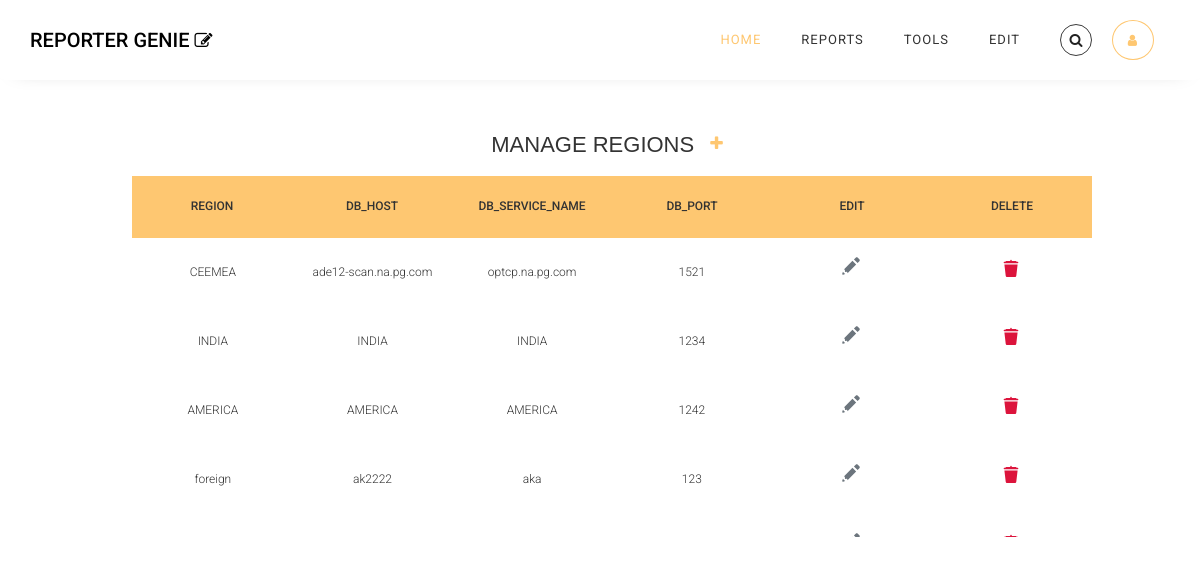
Screenshot of /manage_regions/ (signed in) with the database file from the repository.
### query_app/models.py (models this page shows)
class Regions(models.Model):
    class Meta:
        verbose_name_plural = 'Regions'
    Region = models.CharField(max_length=10, primary_key=True)
    DB_Host = models.CharField(max_length=100)
    DB_Service_Name = models.CharField(max_length=50)
    DB_Port = models.IntegerField()
    def __str__(self):
        return self.Region

### query_app/views.py (the view, shortened to what this page needs)
# urls.py: path('manage_regions/', views.list_regions, name = 'manage_regions'),
@login_required(login_url='query_app:login-page')
def list_regions(request, region =''):
    list = Regions.objects.all()
    list_R = Reports.objects.all()
    if request.method == "GET":
        print("get id", region)
        if region=='':
            form=RegionsForm()
        else:
            r = Regions.objects.get(pk=region)
            form = RegionsForm(instance=r)
        if 'q' in request.GET:
            print('q value and region ', [request.GET['q'], region])
            q = request.GET['q']
            print('q after ', q)
            list = Regions.objects.filter(Region__icontains = q).values()
            print('after report data for search ', len(list))
        else:
            print("not searching")
        context = {
        "form" : form,
        "list_R" : list_R,
        "list" : list,
        }
        return render(request, 'query_app/Manage_Region copy.html', context)

### query_app/models.py (called while the page is built)
    def __str__(self):
        return self.email

### query_app/templates/query_app/Manage_Region copy.html (shortened to what this page needs)
{% extends 'base_html.html' %}
{% load static %}
{% block search %}
<div class="search-container">
    <div class="search-wrapper">
        <div class="search-row">
            <div class="search-icon">
                <i class="fa fa-search"></i>
            </div>
        </div>
    </div>
</div>
{% endblock%}
{% block content %}
<div class="body-heading-section">
  <h1 class = 'heading'>
    Manage Regions
  </h1>
  <div class="nav-item d-md-flex align-items-center">
    <a id="formButton" onclick="openForm(event)" href="#" class=" nav-link d-flex align-items-center justify-content-center icon-cart nav-link " id="dropdown04" data-toggle="dropdown" aria-expanded="false">
      <i class="fa fa-plus"></i>
    </a>
  </div>
</div>
<section class="manage-region-table-section">
  <div class="tbl-header">
    <table cellpadding="0" cellspacing="0" border="0">
      <thead>
        <tr>
          <th>Region</th>
          <th>DB_Host</th>
          <th>DB_Service_Name</th>
          <th>DB_Port</th>
          <th>Edit</th>
          <th>Delete</th>
        </tr>
      </thead>
    </table>
  </div>
  <div class="tbl-content">
    <table cellpadding="0" cellspacing="0" border="0">
      <tbody>
        {% for list in list %}
        <tr>
          <td>{{ list.Region }}</td>
          <td>{{ list.DB_Host }} </td>
          <td>{{ list.DB_Service_Name }}</td>
          <td>{{ list.DB_Port }}</td>
          <td>
            <a
            href="{% url 'query_app:manage_regions_update' list.Region  %}"
            class="btn text-secondary px-0">
            </a>
          </td>
          <th>
            <form
            action="{% url 'query_app:delete_region' list.Region %}"
            method="post"
          >
            <button type="submit" class="btn" style="padding: 0px">
            </button>
          </form>
          </th>
        </tr>
        {% empty %}
        <li class="list-group-item">
          <span class="font-italic" style="font-size:12.5px;"><i>No Regions Added</i></span>
        </li>
        {% endfor %}
      </tbody>
    </table>
  </div>
</section>
{% endblock %}

### templates/base_html.html (shortened to what this page needs)
{% load static %}
<!doctype html>
<html lang="en">
  <head>
	<link rel="stylesheet" href="https://stackpath.bootstrapcdn.com/font-awesome/4.7.0/css/font-awesome.min.css">
    <link rel="stylesheet" href= "{% static 'css/search.css' %}">
	<link rel="stylesheet" href= "{% static 'css/style.css' %}">
    <link rel="stylesheet" href= "{% static 'Home.css' %}">
    <link rel="stylesheet" href= "{% static 'manage_users.css' %}">
    <link rel="stylesheet" href= "{% static 'manage_regions.css' %}">
    <link rel="stylesheet" href= "{% static 'pending-user.css' %}">
	</head>
	<body>
	<section class="">
		<div class="container">
			<nav class="navbar navbar-expand-lg ftco_navbar ftco-navbar-light" id="ftco-navbar">
		    <div class="container">
		    	<a class="navbar-brand" href="{% url 'query_app:base_html' %}">reporter genie <i class="fa fa-edit genie-icon"></i>  </a>
		      <div class="collapse navbar-collapse" id="ftco-nav">
		        <ul class="navbar-nav ml-auto mr-md-3">
		        	<li class="nav-item active"><a href="{% url 'query_app:base_html' %}" class="nav-link">Home</a></li>
		        	<li class="dropdown nav-item d-md-flex align-items-center">
						<a href="#" class="dropdown-toggle nav-link d-flex align-items-center justify-content-center nav-link" id="dropdown04" data-toggle="dropdown" aria-expanded="false">
						  Reports
						</a>
					</li>
                    {% if request.user.is_superuser or request.user.is_staff %}
		        	<li class="dropdown nav-item d-md-flex align-items-center">
						<a href="#" class="dropdown-toggle nav-link d-flex align-items-center justify-content-center nav-link" id="dropdown04" data-toggle="dropdown" aria-expanded="false">
						  Tools
						</a>
					</li>
                    {% endif %}
		        	{% if request.user.is_superuser %}
					<li class="dropdown nav-item d-md-flex align-items-center">
						<a href="#" class="dropdown-toggle nav-link d-flex align-items-center justify-content-center nav-link" id="dropdown04" data-toggle="dropdown" aria-expanded="false">
						  Edit
						</a>
					</li>
                    {% endif %}
                    <li class="dropdown nav-item d-md-flex align-items-center">
                    {% block search %}
                    {% endblock %}
                    </li>
		          <li class="dropdown nav-item d-md-flex align-items-center">
                <a href="#" class="dropdown-toggle nav-link d-flex align-items-center justify-content-center icon-cart nav-link " id="dropdown04" data-toggle="dropdown" aria-expanded="false">
                  <i class="fa fa-user"></i>
                </a>
              </li>
		        </ul>
		      </div>
		    </div>
		  </nav>
  </div>
  {% block content %}
  {% endblock %}
	</section>
	</body>
</html>

### static/css/search.css (style rules this page uses)
.search-wrapper { display: inline-block; }
.search-row { display: flex; border-radius: 100px; font-size: 14px; border: 1px solid #3b3b3b; }
.search-icon { display: flex; align-items: center; justify-content: center; width: 45px; height: 45px; margin: 7px; border-radius: 50%; background: #ffffff; }
.search-icon i { position: absolute; color: #222222; }

### static/Home.css (style rules this page uses)
.heading { margin-left: 30px; margin-top: 48px; font-size: 22px; }
h1 { font-size: 30px; color: #333; text-transform: uppercase; font-weight: 300; text-align: center; margin-bottom: 15px; }
table { width:100%; table-layout: fixed; }
.tbl-header { background-color: rgba(185, 40, 40, 0.3); }
.tbl-content { height:300px; overflow-x:auto; margin-top: 0px; border: 1px solid rgba(255,255,255,0.3); }
th { padding: 20px 15px; text-align: left; font-weight: 500; font-size: 12px; color: #333; text-transform: uppercase; }
td { padding: 15px; text-align: left; vertical-align:middle; font-weight: 300; font-size: 12px; color: #333; border-bottom: solid 1px rgba(255,255,255,0.1); }
body { background: -webkit-linear-gradient(left, #fff, #fff); background: linear-gradient(to right, #fff, #fff); font-family: 'Roboto', sans-serif; }
.search-container { display: grid; place-content: center; }
.search-wrapper { display: inline-block; }
.search-row { display: flex; border-radius: 100px; font-size: 14px; border: 1px solid #3b3b3b; margin-right: 20px; margin-left: 20px; }
.search-icon { display: flex; align-items: center; justify-content: center; width: 16px; height: 16px; margin: 7px; border-radius: 50%; background: #ffffff; }
.search-icon i { position: absolute; color: #222222; }

### static/manage_users.css (style rules this page uses)
table { width:100%; table-layout: fixed; }
.tbl-header { background-color: #fec771; }
.tbl-content { height:300px; overflow-x:auto; margin-top: 0px; border: 1px solid rgba(255,255,255,0.3); }
th { padding: 20px 15px; text-align: center; font-weight: 500; font-size: 12px; color: #333; text-transform: uppercase; }
td { padding: 15px; text-align: center; vertical-align:middle; font-weight: 300; font-size: 12px; color: #333; border-bottom: solid 1px rgba(255,255,255,0.1); }
.edit-icon { height: 22px; margin-top: -14px; fill: currentColor; }
.ftco-navbar-light .navbar-nav > .nav-item > .nav-link.icon-cart { border: 1px solid #fec771; width: 40px; height: 40px; border-radius: 50%; }
.ftco-navbar-light .navbar-nav > .nav-item > .nav-link { font-size: 13px; padding-top: 1.2rem; padding-bottom: 1.2rem; padding-left: 20px; padding-right: 20px; font-weight: 400; color: #333333; position: relative; text-transform: uppercase; letter-spacing: 1px; opacity: 1 !important; }
#formButton { margin-top: 30px; }
.body-heading-section { display: flex; justify-content: center; }

### static/manage_regions.css (style rules this page uses)
.manage-region-table-section { width: 80%; margin-left: 11%; }

### rows the page displays
Regions: Region "CEEMEA", DB_Host "ade12-scan.na.pg.com", DB_Service_Name "optcp.na.pg.com", DB_Port "1521"
Regions: Region "INDIA", DB_Host "INDIA", DB_Service_Name "INDIA", DB_Port "1234"
Regions: Region "AMERICA", DB_Host "AMERICA", DB_Service_Name "AMERICA", DB_Port "1242"
Regions: Region "foreign", DB_Host "ak2222", DB_Service_Name "aka", DB_Port "123"
